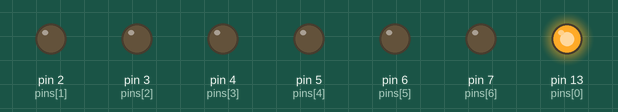
A sketch run on a simulated Arduino Uno, built with avr-gcc and run on an emulated ATmega328P. Shown: output pins drawn as LEDs (lit = HIGH). What the sketch prints to the serial monitor is not drawn.

Above: at 0.05 s.
At 0.85 s:
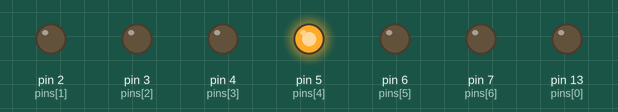
At 1.65 s:
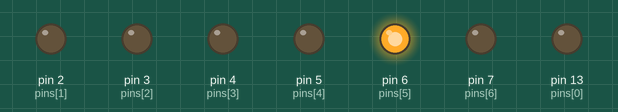
At 3.25 s:
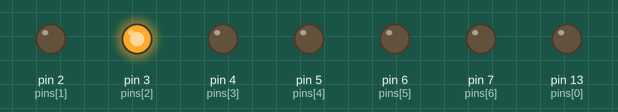
At 4.85 s:
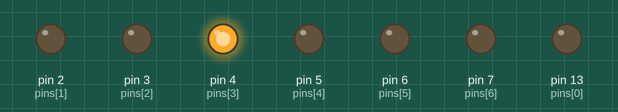
At 6.35 s:
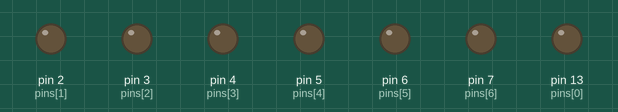
Timing chart, 0 to 6.7 s (numbered marks = the images above):
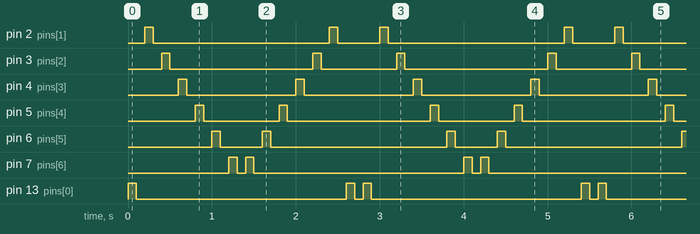

The sketch:

P3_Loops.ino
```cpp
int pins[] = {13,2,3,4,5,6,7};
int tot_pins = sizeof(pins) / sizeof(pins[0]);

void setup()
{
  Serial.begin(9600);
  // This pin acts like an output
  for (int i=0; i<tot_pins; i++){
    pinMode(pins[i], OUTPUT);
  }


}

void loop()
{
  static int k = 0;
  Serial.println("This is the ");
  Serial.print(k);
  Serial.print(" loop");

  for (int l=0; l<tot_pins; l++){
    digitalWrite(pins[l], HIGH);
    delay(100);
    digitalWrite(pins[l], LOW);
    delay(100);
  }
  for (int l=tot_pins-1; l>=0; l--){
    digitalWrite(pins[l], HIGH);
    delay(100);
    digitalWrite(pins[l], LOW);
    delay(100);
  }

}
```

Measured:
- by itself, pin 2 (pins[1]): repeats every 2.8 s: LOW 2.1 s, HIGH 0.10 s, LOW 0.50 s, HIGH 0.10 s
- by itself, pin 3 (pins[2]): repeats every 2.8 s: LOW 1.7 s, HIGH 0.10 s, LOW 0.90 s, HIGH 0.10 s
- by itself, pin 4 (pins[3]): alternates HIGH for 0.10 s and LOW for 1.3 s
- by itself, pin 5 (pins[4]): repeats every 2.8 s: LOW 0.90 s, HIGH 0.10 s, LOW 1.7 s, HIGH 0.10 s
- by itself, pin 6 (pins[5]): repeats every 2.8 s: LOW 0.50 s, HIGH 0.10 s, LOW 2.1 s, HIGH 0.10 s
- by itself, pin 7 (pins[6]): repeats every 2.8 s: LOW 0.10 s, HIGH 0.10 s, LOW 2.5 s, HIGH 0.10 s
- by itself, pin 13 (pins[0]): repeats every 2.8 s: LOW 2.5 s, HIGH 0.10 s, LOW 0.10 s, HIGH 0.10 s
